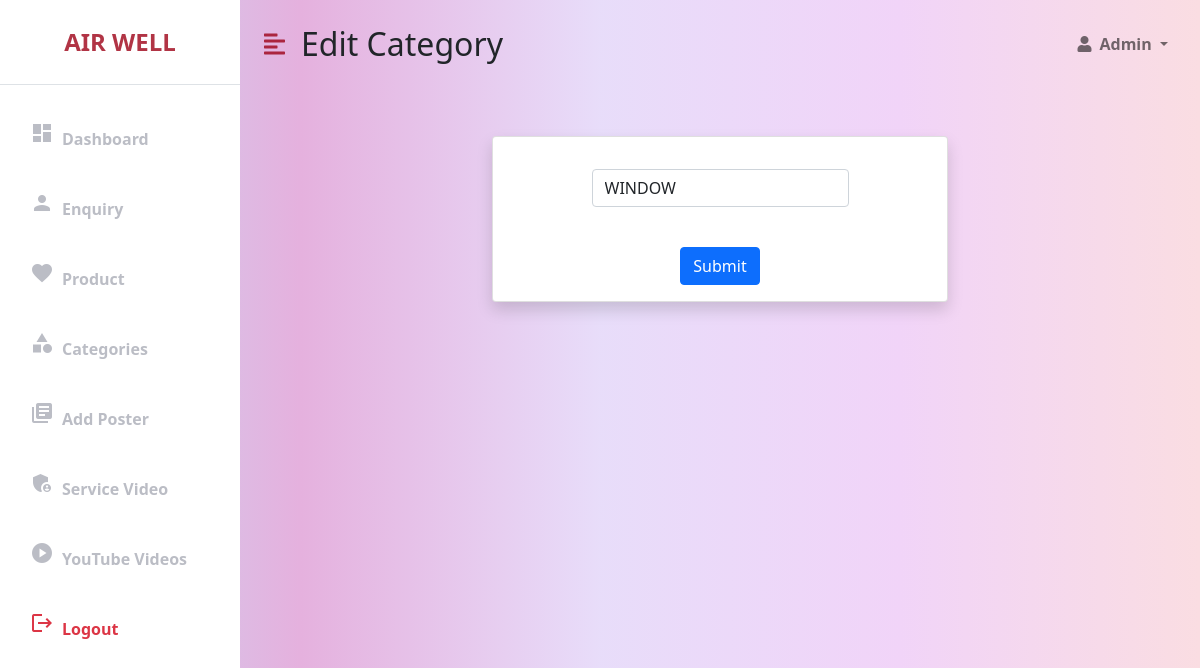
Before: /admin_edit_category/1/ (signed in) with the older database file.
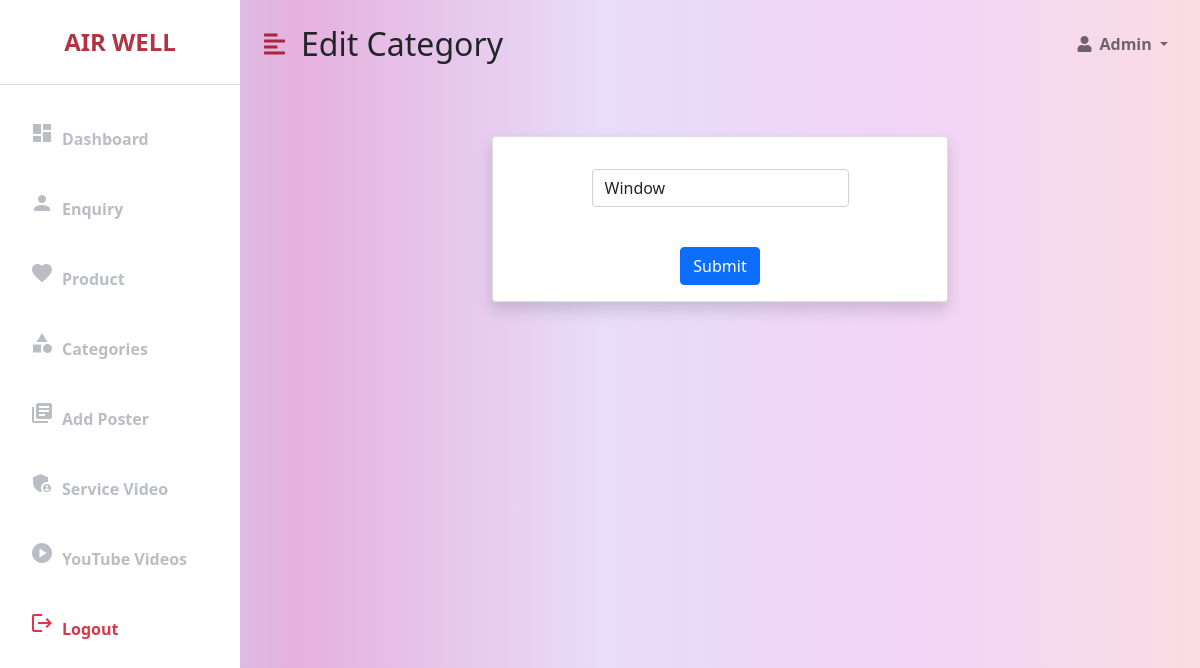
After: the same page with the newer database file.
### AirWellApp/models.py (models this page shows, shortened)
class ProductCategoryModel(models.Model):
    category_id = models.AutoField(primary_key=True)
    category_name = models.CharField(max_length=100)
    class Meta:
        db_table = "category_table"

### AirWellApp/views.py (the view, shortened to what this page needs)
# urls.py: path('admin_edit_category/<int:category_id>/', views.admin_edit_category, name='admin_edit_category'),
@login_required(login_url='/login')
def admin_edit_category(request, category_id):
    category = get_object_or_404(ProductCategoryModel, pk=category_id)
    return render(request, 'admin/admin_edit_category.html', {'category': category})

### templates/admin/admin_edit_category.html (shortened to what the changed rows need)
<!DOCTYPE html>
<html lang="en">
<head>
    <link href="https://cdn.jsdelivr.net/npm/bootstrap@5.0.0-beta3/dist/css/bootstrap.min.css" rel="stylesheet" />
    <link rel="stylesheet" href="https://cdnjs.cloudflare.com/ajax/libs/font-awesome/5.15.3/css/all.min.css" />
</head>
<body>
    <div class="d-flex" id="wrapper">
        <div id="page-content-wrapper">
            <nav class="navbar navbar-expand-lg navbar-light bg-transparent py-4 px-4">
                <div class="d-flex align-items-center">
                    <h2 class="fs-2 m-0">Edit Category</h2>
                </div>
            </nav>
            <div class="container-fluid px-4">
                <div class="d-flex mt-5 justify-content-center align-items-center ">
                   <form class=" card p-3 w-50 justify-content-center align-items-center  shadow  " method="POST" enctype="multipart/form-data">
                       <div class="mb-3 mt-3 d-flex">
                         <input type="text" class="form-control w-100" name="category_name" value="{{category.category_name}}" id="exampleInputEmail1" aria-describedby="emailHelp" required>
                       </div>
                       <br>
                     </form>
                    <br>
               </div>
            </div>
        </div>
    </div>
</body>
</html>

Changed rows visible on the page:
changed ProductCategoryModel: category_name "WINDOW" → "Window"
